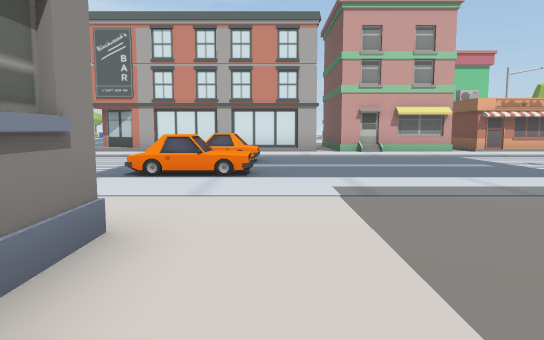
[1] (above)

24 first-person views from a walk through a scene from a Unity 3-D project. The camera is 1.4 m above the floor, tilts 6° down and sees 70° across. The floor is counted in squares, 2 m on a side. Each view is taken from the middle of a square. On the plan, view 1 faces up. The plan holds only what a view shows up to about 11 squares ahead; the rest is blank. The place goes on beyond the plan. The player is left out.

[2]
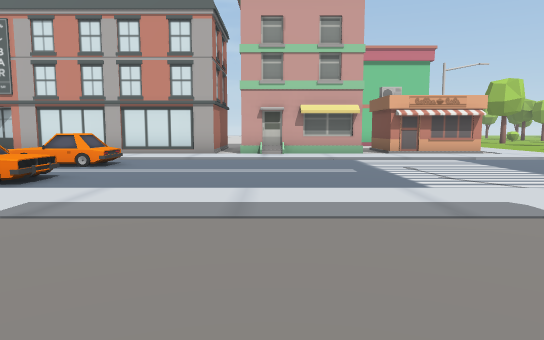

[3]
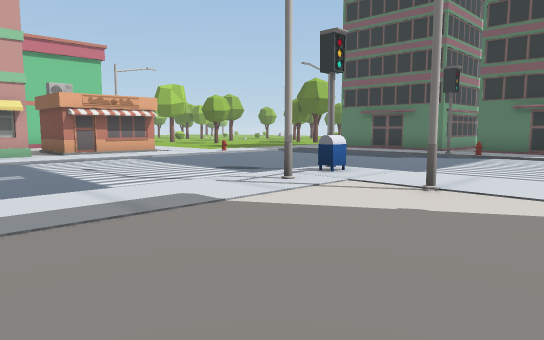

[4]
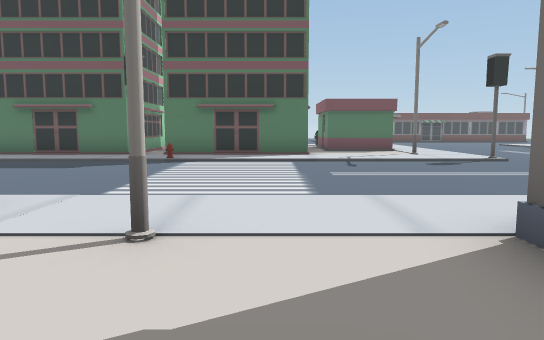

[5]
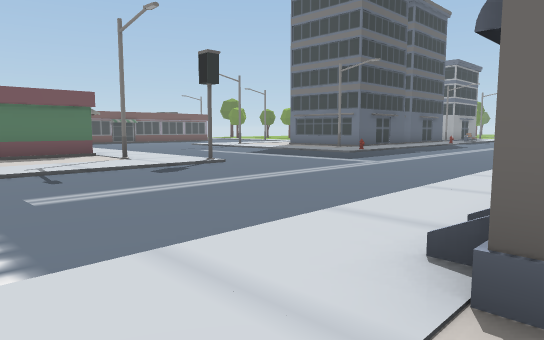

[6]
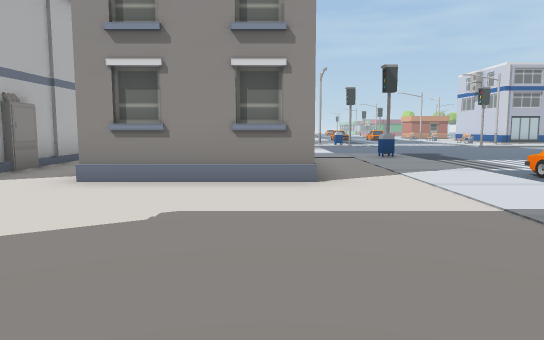

[7]
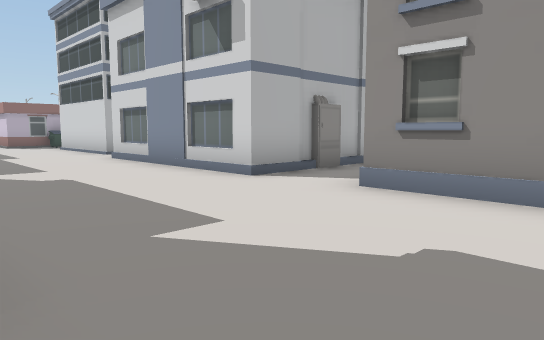

[8]
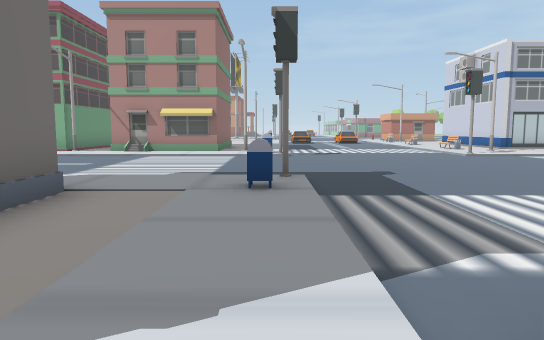

[9]
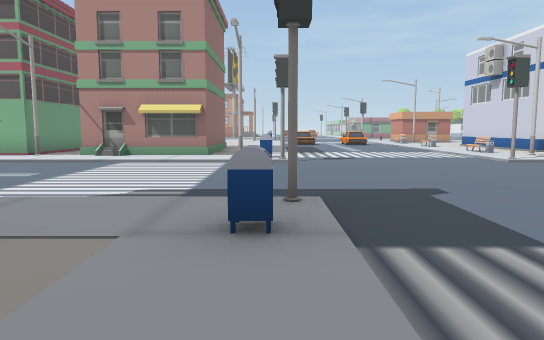

[10]
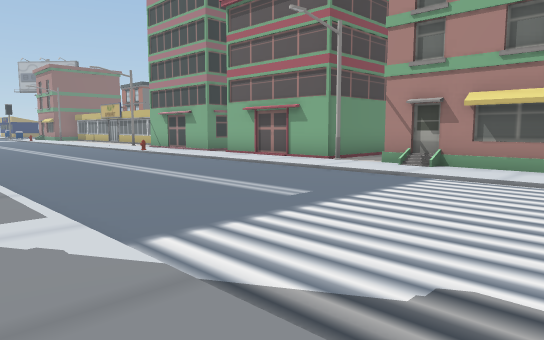

[11]
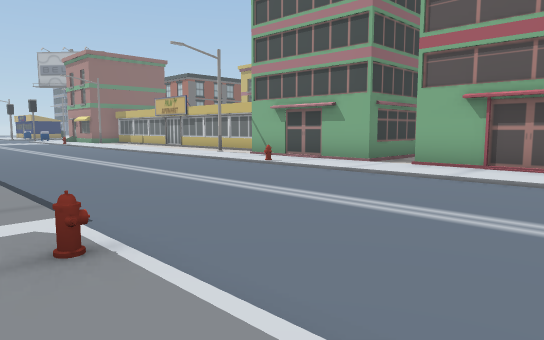

[12]
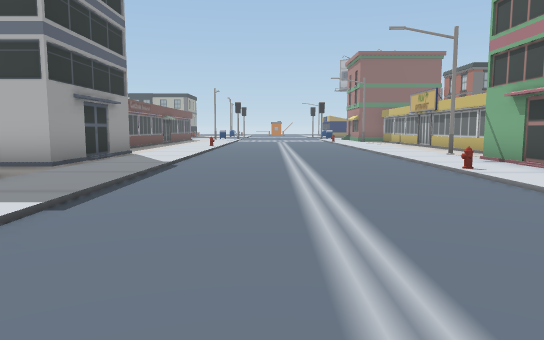

[13]
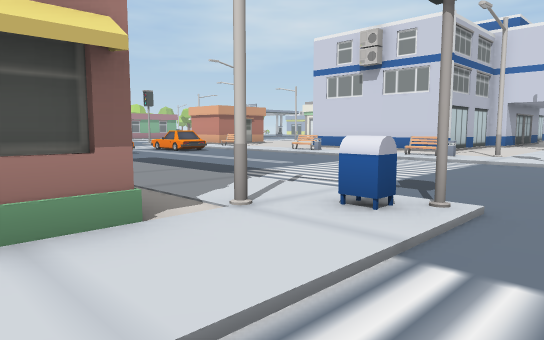

[14]
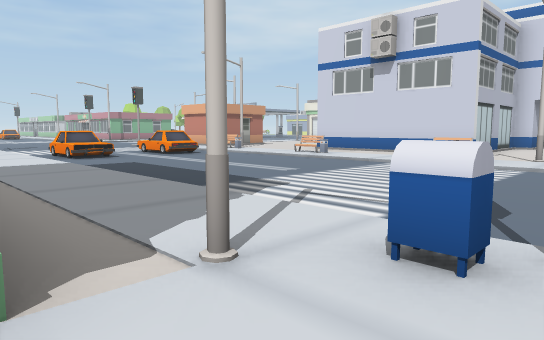

[15]
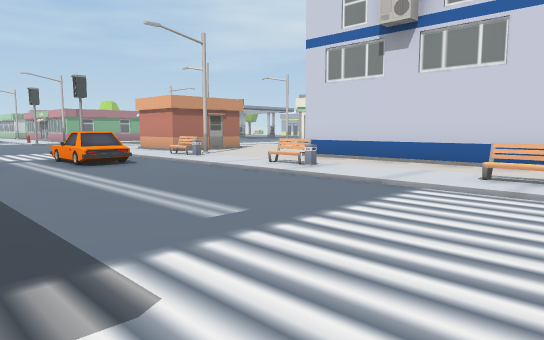

[16]
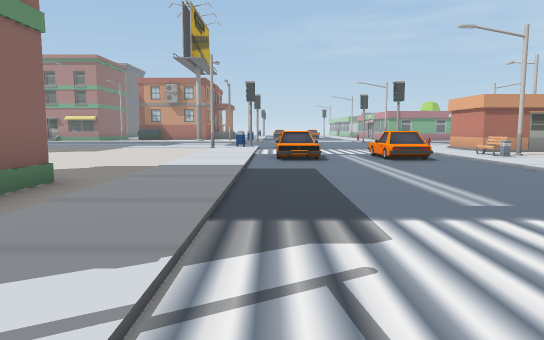

[17]
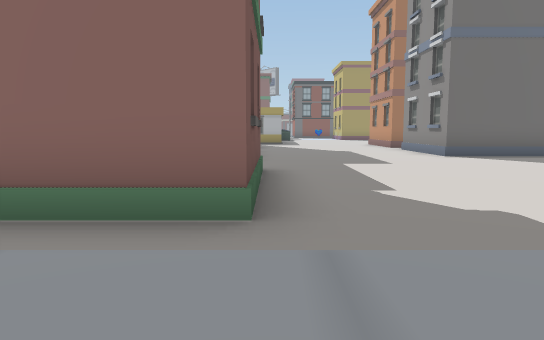

[18]
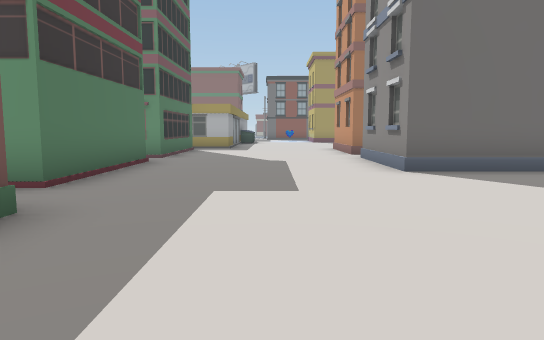

[19]
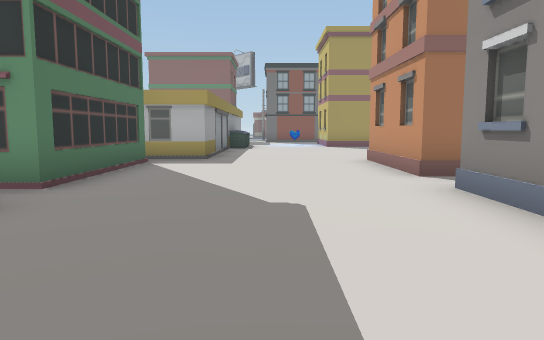

[20]
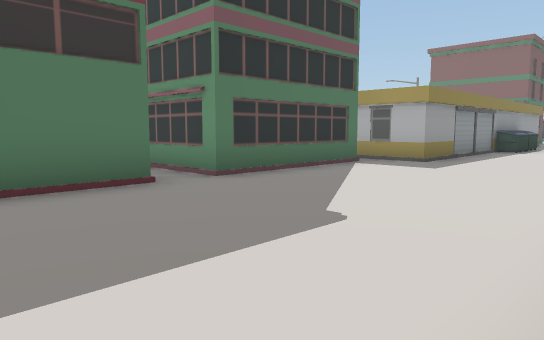

[21]
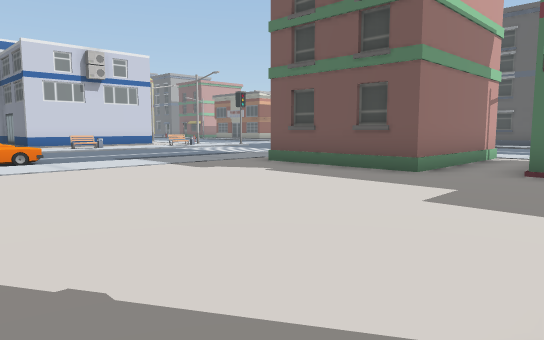

[22]
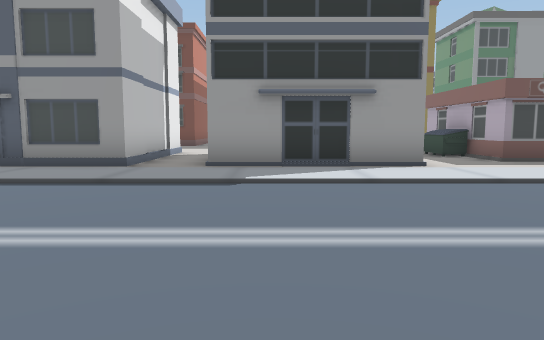

[23]
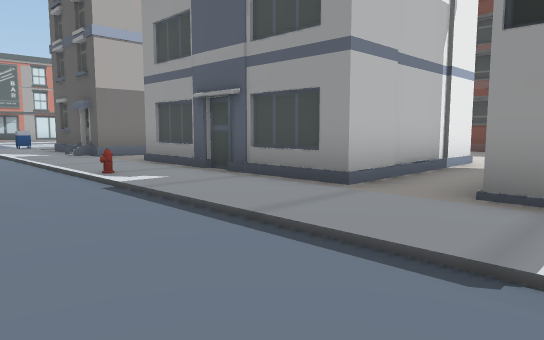

[24]
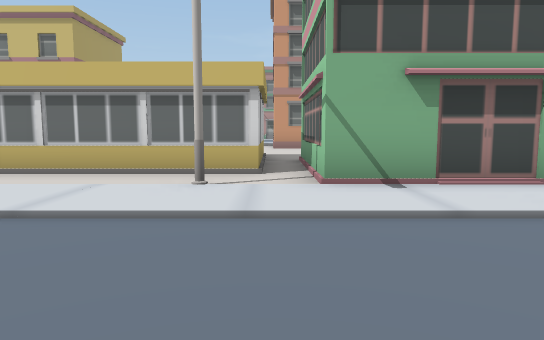

### Floor plan
Key: @ floor where view 1 was taken; # wall or solid block; . main floor; : floor 0.75 m higher than the main floor; / step, stairs or slope; O other object.
Columns run from 24 left of view 1 to 18 right of it. Each row starts with its distance up from view 1.
 13 .....OOOO...
 12 OO......O.O./.      #######O##.#OO.
 11 ..O.......O.O...    .  ............
 10  ................   .  ...........       OO
  9 .OO................ ..OO...........    .#
  8 .................................... ./.#
  7  O:...................OO............../.#
  6 .O....................OO............../.#
  5 ...........OO....OO............OOO....O.#
  4 ..........O./..../.............../....O.#
  3 ......#####./..../.............O./..../.#
  2 ......#   O./..../.#   O........./..../.#
  1 ......#   #//..../.#   #........./..../.#OO
  0 ......#####./....//##  #@...   #//..../...#
 -1 ..........O./..../..........    ./..../...#
 -2 .......####./..../.........O    ./..../.O.O
 -3 .......#  #./..../.#####...     ./....O...
 -4 ##O....#  #./....O.#   #...      /.......
 -5   .....#  O./..../.#   #...      /.......
 -6   ........../..../.#   O...O     /.....
 -7   .....O###./..../.####O...      /....
 -8  #.....## #.O..../........        ...
 -9   .....#  #./..../.O###...        ..
-10   O....####./..../.##  ...
-11   ......O.../..../.#    ..
-12   ....#  #O./..../.#
-13   ....#  #../..../...
-14     ..#  #..  .../....O

Positions as (right, up) in squares from view 1, and headings:
1: (0, 0), facing up
2: (3, 1), facing up
3: (3, 1), facing up-right
4: (5, 2), facing right
5: (7, 2), facing down-right
6: (4, 2), facing left
7: (3, 2), facing down-left
8: (-1, 5), facing left
9: (-3, 5), facing left
10: (-6, 4), facing down-left
11: (-6, -2), facing down-left
12: (-9, -2), facing down
13: (-11, 2), facing up-left
14: (-12, 3), facing up-left
15: (-14, 6), facing up-left
16: (-13, 6), facing left
17: (-18, 6), facing down
18: (-20, 3), facing down
19: (-20, -2), facing down
20: (-22, -3), facing down-right
21: (-24, -3), facing up-right
22: (-12, -10), facing right
23: (-9, -10), facing up-right
24: (-9, -11), facing left
